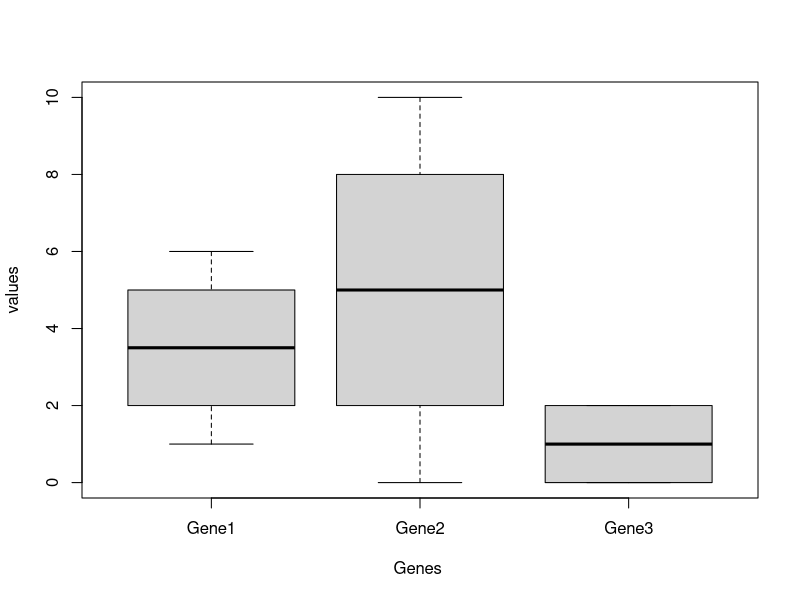
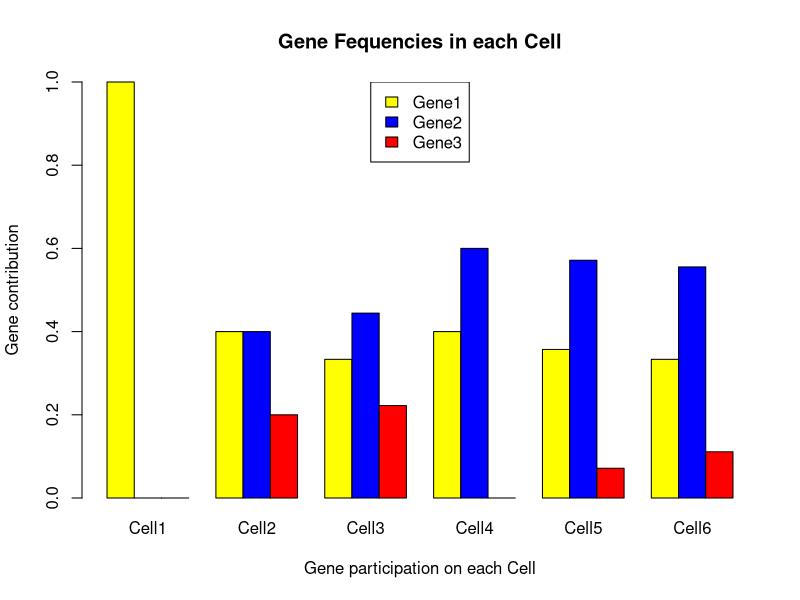
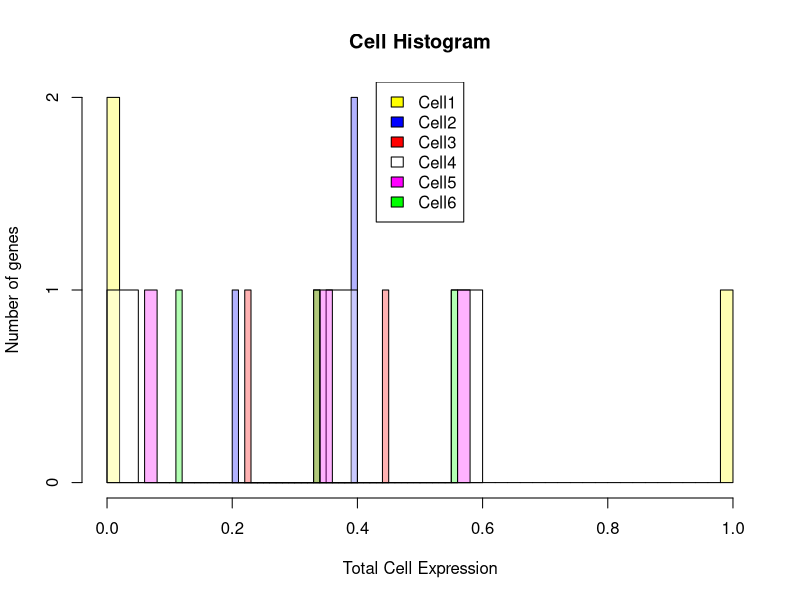

These charts were generated, in order, by the following R code:
########### create the genes table attache names to rows and columns ###################
Gene1 <- c(1, 2, 3, 4, 5, 6)
Gene2 <- c(0, 2, 4, 6, 8, 10)
Gene3 <- c(0,1,2,0,1,2)
genes_matrix <- rbind(Gene1, Gene2, Gene3)
rownames(genes_matrix) <- c("Gene1", "Gene2", "Gene3")
colnames(genes_matrix) <- c("Cell1", "Cell2", "Cell3", "Cell4", "Cell5", "Cell6")

########### data2 will the updated genes_matrix table that will contain addition requested data i.e mean, min/max etc #########
data2 <- matrix(nrow = 3, ncol = 11)
for (i in 1:3) {
  Gene_mean <- mean(genes_matrix[i,])
  Gene_max <- max(genes_matrix[i,])
  Gene_min <- min(genes_matrix[i,])
  Gene_quantile_25 <-quantile(genes_matrix[i,], probs = c(0.25))
  Gene_quantile_75 <-quantile(genes_matrix[i,], probs = c(0.75))
  data2[i,] <- c(genes_matrix[i,], Gene_mean, Gene_max, Gene_min, Gene_quantile_25, Gene_quantile_75)
}

rownames(data2) <- c("Gene1", "Gene2", "Gene3")
colnames(data2) <- c("Cell1", "Cell2", "Cell3", "Cell4", "Cell5", "Cell6", "Gene_mean", "Gene_max", "Gen_min", "Gene_quantile_25", "Gene_quantile_75")

row.names(data2)

##### Print the data  #####
print("================================================================")
print("####################### Genes table ############################")
print(genes_matrix)
print("####################### Updated Genes Table #####################")
print("Updated Genes Table ")
print(data2)


##### Create the boxplot  #####
boxplot.matrix(t(genes_matrix), xlab="Genes ", ylab="values")

##### Calculate prop table i.e. contribution of each Gene for every Cell 1..6  #####
print("######################### Prop table ############################")
prop.table(genes_matrix, margin = 2)

##### Creting the barplot : setting colors labels & legend #####
barplot(prop.table(genes_matrix, margin = 2), beside=TRUE, col = c("yellow", "blue", "red"), main = "Gene Fequencies in each Cell", ylim=c(0.0,1.0), xlab="Gene participation on each Cell", ylab="Gene contribution")
legend("top", legend = c("Gene1", "Gene2", "Gene3"), fill = c("yellow", "blue", "red"))

##### Creating the hist :  #####
v <- prop.table(genes_matrix, margin = 2)
v<-prop.table(genes_matrix, margin=2)
hist(v[,1], breaks=50, col=rgb(1, 1,0, 0.3), ylab = "Number of genes", xlab="Total Cell Expression", main="Cell Histogram")  # Cell1  yellow
hist(v[,2], breaks=20, col=rgb(0, 0,1, 0.3), add=TRUE)           # Cell2  blue
hist(v[,3], breaks=20, col=rgb(1, 0,0, 0.3), add=TRUE)           # Cell3  red
hist(v[,4], breaks=20, col=rgb(1, 1,1, 0.3), add=TRUE)           # Cell4  white
hist(v[,5], breaks=20, col=rgb(1, 0,1, 0.3), add=TRUE)           # Cell5  magenta
hist(v[,6], breaks=50, col=rgb(0, 1,0, 0.3), add=TRUE)           # Cell6  green

legend('top', c('Cell1', 'Cell2', 'Cell3', 'Cell4', 'Cell5', 'Cell6'), fill=c('yellow', 'blue', 'red', 'white', 'magenta', 'green'))